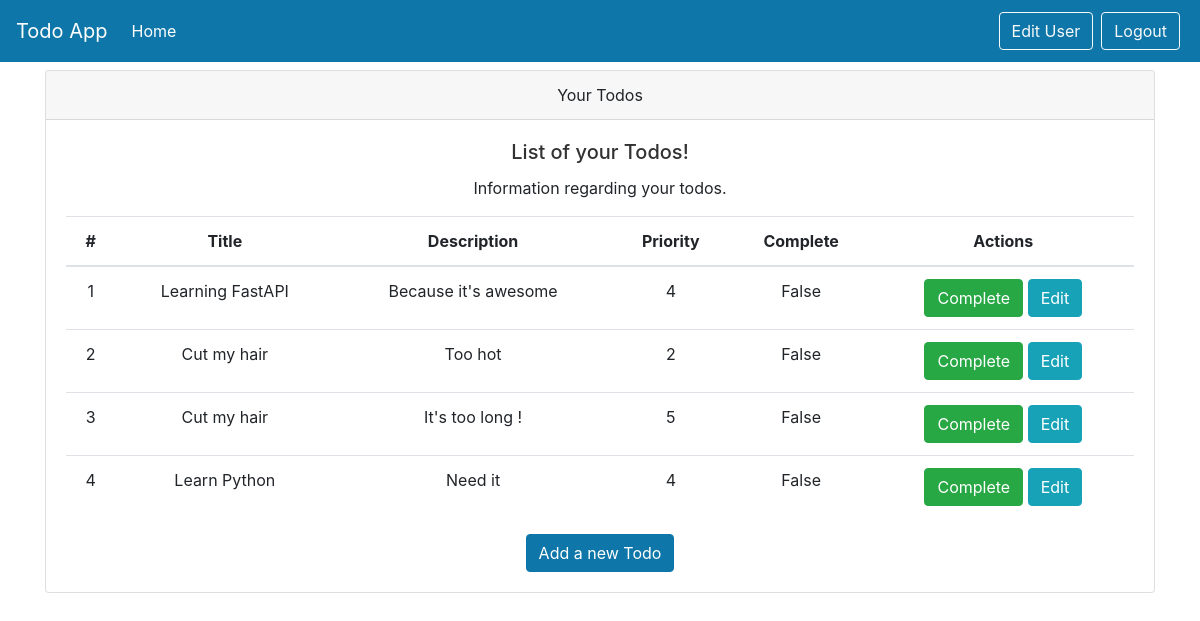
Page /todos/ (signed in) on the committed database.
### models.py (models this page shows)
class Todos(Base):
    __tablename__ = "todos"
    id = Column(Integer, primary_key=True, index=True)
    title = Column(String)
    description = Column(String)
    priority = Column(Integer)
    complete = Column(Boolean, default=False)
    owner_id = Column(Integer, ForeignKey("users.id"))

### routers/todos.py (the view)
@router.get("/", response_class=HTMLResponse)
async def read_all(request: Request, db: Session = Depends(get_db)):
    user = await get_current_user(request)
    if user is None:
        return RedirectResponse(url="/auth/login", status_code=status.HTTP_302_FOUND)
    todos = db.query(Todos).filter(Todos.owner_id == user.get("id")).all()
    return templates.TemplateResponse("home.html", {"request": request, "todos": todos, "user": user})

### templates/home.html (shortened to what this page needs)
{% include 'layout.html' %}
<div class="container">
    <div class="card text-center">
        <div class="card-header">
            Your Todos
        </div>
        <div class="card-body">
            <h5 class="card-title">List of your Todos!</h5>
            <p class="card-text">Information regarding your todos.</p>
            <table class="table table-hover">
                <thead>
                    <tr>
                        <th scope="col">#</th>
                        <th scope="col">Title</th>
                        <th scope="col">Description</th>
                        <th scope="col">Priority</th>
                        <th scope="col">Complete</th>
                        <th scope="col">Actions</th>
                    </tr>
                </thead>
                <tbody>
                    {% for todo in todos %}
                    {% if todo.complete == false %}
                    <tr class="pointer">
                        <td>{{ loop.index }}</td>
                        <td>{{ todo.title }}</td>
                        <td>{{ todo.description }}</td>
                        <td>{{ todo.priority }}</td>
                        <td>{{ todo.complete }}</td>
                        <td>
                            <button onclick="window.location.href = 'complete/{{ todo.id }}'"
                                    type="button" class="btn btn-success">Complete</button>
                            <a href="edit_todo/{{ todo.id }}" class="btn btn-info">Edit</a>
                        </td>
                    </tr>
                    {% endif %}
                    {% endfor %}
                </tbody>
            </table>
            <a class="btn btn-primary" href="add_todo">Add a new Todo</a>
        </div>
    </div>
</div>

### templates/layout.html (shortened to what this page needs)
<!DOCTYPE html>
<html lang="en">
<head>
    <link rel="stylesheet" type="text/css" href="{{ url_for('static', path='todo/css/base.css') }}">
    <link rel="stylesheet" type="text/css" href="{{ url_for('static', path='todo/css/bootstrap.css') }}">
</head>
<body>
{% include 'navbar.html' %}
</body>
</html>

### templates/navbar.html (shortened to what this page needs)
<div>
    <nav class="navbar navbar-expand-md navbar-dark main-color fixed-top">
        <a class="navbar-brand" href="#">Todo App</a>
        <div class="collapse navbar-collapse" id="navbarNav">
            {% if user %}
            <ul class="navbar-nav">
                <li class="nav-item active">
                    <a class="nav-link" href="/">Home</a>
                </li>
            </ul>
            <ul class="navbar-nav ml-auto">
                <li class="nav-item m-1">
                    <a type='button' class="btn btn-outline-light" href="/users/edit_password">Edit User</a>
                </li>
                <li class="nav-item m-1">
                    <a type='button' class="btn btn-outline-light" href="/auth/logout">Logout</a>
                </li>
            </ul>
            {% endif %}
        </div>
    </nav>
</div>

### static/todo/css/base.css (style rules this page uses)
body { background: #fafafa; color: #33333a; padding-top: 70px; }
h1, h2, h3, h4, h5, h6 { color: #323232; }
.main-color { background-color: #0e76a8 ; }

### rows in the picture
Todos: title "Learning FastAPI", description "Because it's awesome", priority "4", complete "False"
Todos: title "Cut my hair", description "Too hot", priority "2", complete "False"
Todos: title "Cut my hair", description "It's too long !", priority "5", complete "False"
Todos: title "Learn Python", description "Need it", priority "4", complete "False"
